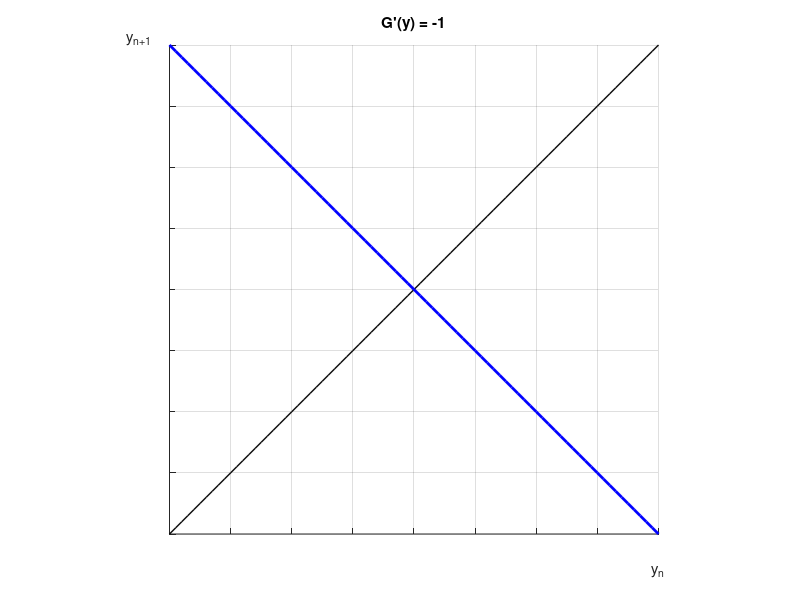

Source code (MATLAB):
% y_{n+1} = G(y_n) where G'(fixed_point) has specified slope

% Parameters
slope = -1;           % Change this to -0.5 or -1.25
fixed_point = 4;       % Fixed point location
y0 = 4;               % Starting value
n_iterations = 0;     % Number of iterations
y_max = 8;
x_max = 8;

% Define the linear function G(y) = slope*(y - fixed_point) + fixed_point
G = @(y) slope * (y - fixed_point) + fixed_point;

% plot
figure('Visible', 'off', 'Position', [100, 100, 100, 80]);
hold on;
axis equal;
xlim([0 x_max]);
ylim([0 y_max]);

% Plot y = x line (diagonal)
x_line = 0:0.1:x_max;
plot(x_line, x_line, 'k-', 'LineWidth', 1);

% Plot G(y) function
y_vals = 0:0.1:y_max;
plot(y_vals, G(y_vals), 'b-', 'LineWidth', 2);

% Cobweb iteration
y = y0;
for i = 1:n_iterations
    y_next = G(y);

    % Vertical line from (y, y) to (y, G(y))
    h = plot([y y], [y y_next], 'k-', 'LineWidth', 1);
    h.Color(4) = 0.1; % make faint

    % Horizontal line from (y, G(y)) to (G(y), G(y))
    h = plot([y y_next], [y_next y_next], 'k-', 'LineWidth', 1);
    h.Color(4) = 0.1; % make faint

    y = y_next;
end

xticks(0:x_max);
yticks(0:y_max);

xlabel('y_n', 'Position', [8, -0.5]);  % Adjust second value for vertical position
ylabel('y_{n+1}', 'Position', [-0.5, 8], 'Rotation', 0);  % Rotation=0 makes it horizontal

title("G'(y) = -1");
% legend('y_{n+1} = y_n', 'G(y)', '', 'Location', 'best');
set(gca, 'XTickLabel', []);
set(gca, 'YTickLabel', []);
grid on;

exportgraphics(gcf, 'cobweb_neg1.pdf', 'ContentType', 'vector', 'BackgroundColor', 'none')
